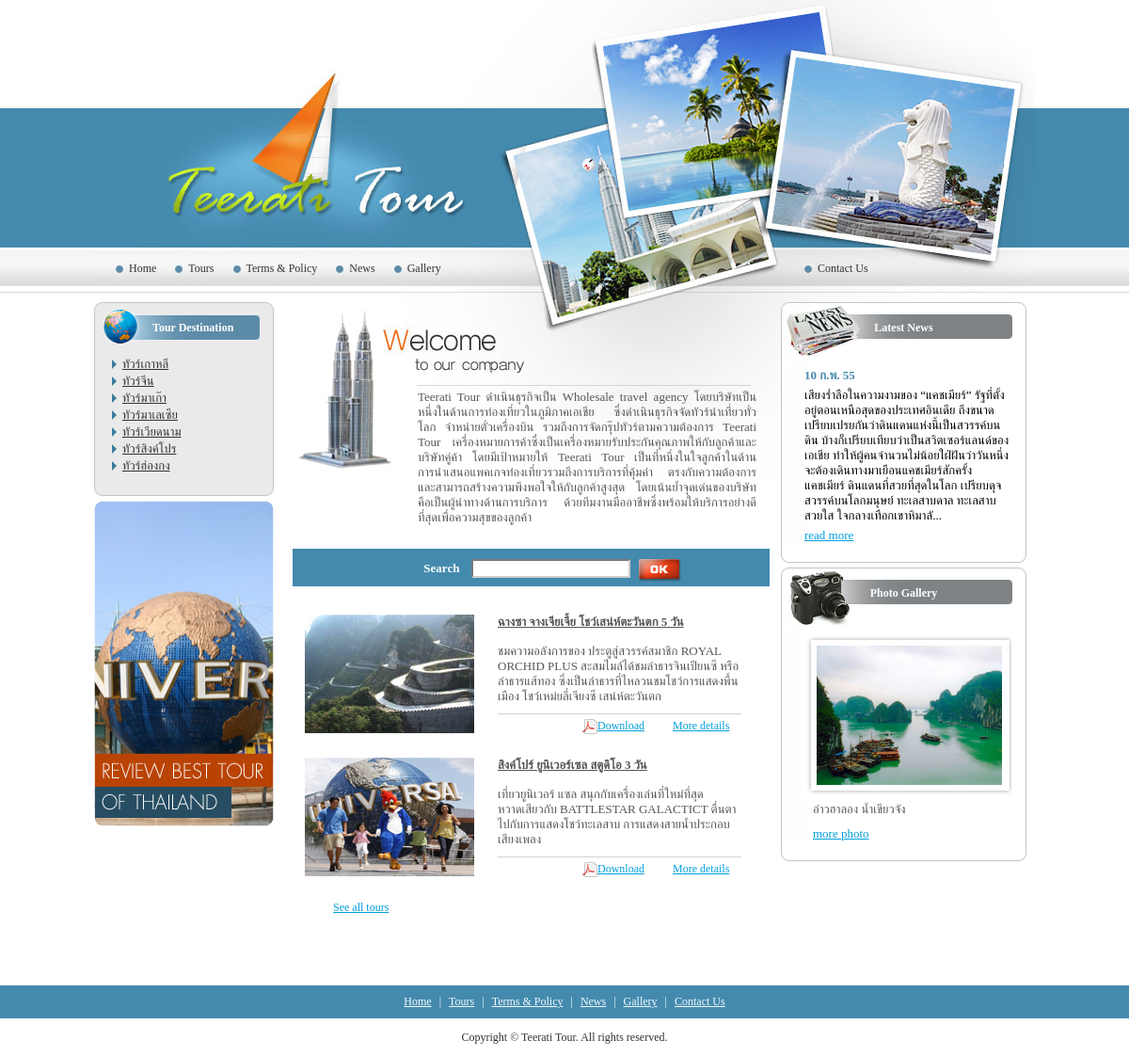
The page / on the database its author committed.
### tables this page shows
CREATE TABLE IF NOT EXISTS `t_tour_destination` (
  `des_id` int(10) unsigned NOT NULL auto_increment,
  `des_name` varchar(250) NOT NULL,
  `active_status` enum('yes','no') NOT NULL,
  `admin_id` int(5) unsigned NOT NULL,
  `update_dtm` timestamp NOT NULL default CURRENT_TIMESTAMP on update CURRENT_TIMESTAMP,
  `enter_dtm` timestamp NOT NULL default '0000-00-00 00:00:00',
  PRIMARY KEY  (`des_id`)
);

CREATE TABLE IF NOT EXISTS `t_tours` (
  `tour_id` int(10) unsigned NOT NULL auto_increment,
  `des_id` int(10) unsigned NOT NULL,
  `admin_id` int(5) unsigned NOT NULL,
  `title` varchar(255) NOT NULL,
  `detail` text NOT NULL,
  `banner` varchar(255) NOT NULL,
  `doc` varchar(255) NOT NULL,
  `num_date` int(3) unsigned NOT NULL,
  `active_status` enum('yes','no') NOT NULL,
  `create_dtm` timestamp NOT NULL default CURRENT_TIMESTAMP on update CURRENT_TIMESTAMP,
  PRIMARY KEY  (`tour_id`),
  KEY `des_id` (`des_id`)
);

CREATE TABLE IF NOT EXISTS `t_news` (
  `news_id` int(10) unsigned NOT NULL auto_increment,
  `admin_id` int(5) unsigned NOT NULL,
  `title` varchar(255) NOT NULL,
  `detail` text NOT NULL,
  `banner` varchar(255) NOT NULL,
  `update_dtm` timestamp NOT NULL default CURRENT_TIMESTAMP on update CURRENT_TIMESTAMP,
  `enter_dtm` timestamp NOT NULL default '0000-00-00 00:00:00',
  PRIMARY KEY  (`news_id`)
);

CREATE TABLE IF NOT EXISTS `t_gallery` (
  `gall_id` int(10) unsigned NOT NULL auto_increment,
  `admin_id` int(5) unsigned NOT NULL,
  `thumb` varchar(255) NOT NULL,
  `photo` varchar(255) NOT NULL,
  `alt` varchar(255) NOT NULL,
  `enter_dtm` timestamp NOT NULL default CURRENT_TIMESTAMP on update CURRENT_TIMESTAMP,
  PRIMARY KEY  (`gall_id`)
);

### index.php (called while the page is built, shortened)
<?php
require_once("controller/controller.php");
require_once("views/header.php");
require_once($vfile);
require_once("views/footer.php");
?>

### models/homeleft.php (called while the page is built)
<?php
$sql = "SELECT des_id, des_name \n";
$sql .= "FROM t_tour_destination \n";
$sql .= "WHERE active_status = 'yes' \n";
$sql .= "ORDER BY des_name \n";
$des_rs = mysql_query($sql) or die("<pre>$sql</pre>".mysql_error());
?>

### models/home.php (called while the page is built, shortened)
<?php
require_once("models/homeleft.php");
$sql = "SELECT * FROM t_tours \n";
$sql .= "WHERE tour_id >= (SELECT FLOOR( MAX(tour_id) * RAND()) FROM t_tours ) \n";
$sql .= "AND active_status = 'yes' \n";
$sql .= "ORDER BY tour_id LIMIT 0,4 \n";
$tours_rs = mysql_query($sql) or die("<pre>$sql</pre>".mysql_error());
require_once("models/homeright.php");
?>

### controller/controller.php (called while the page is built, shortened)
<?php
if($m){
	$mfile = "models/".$m.".php";
	if(file_exists($mfile)){
		require_once($mfile);
	}else{
		$mfile = "models/home.php";
		require_once($mfile);
	}
}else{
	$mfile = "models/home.php";
	require_once($mfile);
}
?>

### models/homeright.php (called while the page is built)
<?php
$sql = "SELECT * FROM t_news ORDER BY enter_dtm DESC LIMIT 0,1";
$news_rs = mysql_query($sql) or die("<pre>$sql</pre>".mysql_error());
$news = mysql_fetch_assoc($news_rs);
$sql = "SELECT * FROM t_gallery ORDER BY enter_dtm DESC LIMIT 0,1";
$gall_rs = mysql_query($sql) or die("<pre>$sql</pre>".mysql_error());
$gall = mysql_fetch_assoc($gall_rs);
?>

### views/homeleft.php (the view)
<div id="left">
  <div id="left_navigation">
        <img src="images/gtop.gif" alt="" width="191" height="8" />
          <div class="title1">Tour Destination</div>
          <ul class="contries">
<?php
while($des=mysql_fetch_assoc($des_rs)){
?>
			<li><a href="?m=tours&v=tours&des_id=<?=$des[des_id]?>"><?=$des[des_name]?></a></li>
<?php
}
?>
          </ul>
        <img src="images/gbot.gif" alt="" width="191" height="8" />
  </div>
  <div class="spacer5px"></div>
  <img src="images/banner.jpg" alt="" width="191" height="346" />
</div>

### views/header.php (shortened to what this page needs)
<!DOCTYPE html PUBLIC "-//W3C//DTD XHTML 1.0 Transitional//EN" "http://www.w3.org/TR/xhtml1/DTD/xhtml1-transitional.dtd">
<html xmlns="http://www.w3.org/1999/xhtml">
<head>
<link href="css/style.css" rel="stylesheet" type="text/css" />
</head>
<body>
<div id="admin_header">
  <ul id="menu">
    <li><a href="?m=home&v=home">Home</a></li>
    <li><a href="?m=tours&v=tours">Tours</a></li>
    <li><a href="?m=terms&v=terms">Terms & Policy</a></li>
    <li><a href="?m=news&v=news">News</a></li>
    <li><a href="?m=gallery&v=gallery">Gallery</a></li>
  </ul>
  <ul id="forum">
    <li><a href="?m=contact&v=contact">Contact Us</a></li>
  </ul>
</div>

### views/home.php
<div id="wrapper">
<?php
require_once("views/homeleft.php");
?>
<div id="central">
  <div class="welcome">
    <p>Teerati Tour ดำเนินธุรกิจเป็น Wholesale travel agency โดยบริษัทเป็นหนึ่งในด้านการท่องเที่ยวในภูมิภาคเอเชีย ซึ่งดำเนินธุรกิจจัดทัวร์นำเที่ยวทั่วโลก จำหน่ายตั๋วเครื่องบิน รวมถึงการจัดกรุ๊ปทัวร์ตามความต้องการ Teerati Tour เครื่องหมายการค้าซึ่งเป็นเครื่องหมายรับประกันคุณภาพให้กับลูกค้าและบริษัทคู่ค้า โดยมีเป้าหมายให้ Teerati Tour เป็นที่หนึ่งในใจลูกค้าในด้านการนำเสนอแพคเกจท่องเที่ยวรวมถึงการบริการที่คุ้มค่า ตรงกับความต้องการและสามารถสร้างความพึงพอใจให้กับลูกค้าสูงสุด โดยเน้นย้ำจุดเด่นของบริษัทคือเป็นผู้นำทางด้านการบริการ ด้วยทีมงานมืออาชีพซึ่งพร้อมให้บริการอย่างดีที่สุดเพื่อความสุขของลูกค้า </p>
  </div>
  <div class="search">
    <form name="tourssch" id="tourssch" action="?m=tours&v=tours" method="post">
      <span>Search</span>
      <input name="title" type="text" id="title" value="<?=$title?>" /><img id="ok" src="images/button.jpg" alt="" width="45" height="24" onClick="tourssch.submit();" />
    </form>
  </div>
<?php
while($row=mysql_fetch_assoc($tours_rs)){
?>
  <div class="block"> <a href="?m=program&v=program&tour_id=<?=$row[tour_id]?>"><img src="banners/<?=$row[banner]?>" alt="" width="180" height="126" /></a>
      <div>
        <h4><?=$row[title]?></h4>
        <p><?=nl2br($row[detail])?></p>
        <span class="price">&nbsp;</span><a href="docs/<?=$row[doc]?>" class="more" target="_blank"><img src="images/page_white_acrobat.png" /> Download</a> <a href="?m=program&v=program&tour_id=<?=$row[tour_id]?>" class="more">More details</a> </div>
  </div>
<?php
}
?>
  <div class="block"><a href="?m=tours&v=tours" class="more">See all tours</a></div>
</div>
<?php
require_once("views/homeright.php");
?>
</div>

### views/homeright.php
<div id="right">
  <div class="right_block">
    <p class="title2">Latest News</p>
    <div class="item"> <span><?php
		$arrmonth = array ("", "ม.ก.", "ก.พ.", "มี.ค.", "เม.ย.", "พ.ค.", "มิ.ย.", "ก.ค.", "ส.ค.", "ก.ย.", "ต.ค.", "พ.ย.", "ธ.ค." );
          list($y,$m,$d) = explode("-",substr($news[enter_dtm],0,10));
		  echo intval($d)." ".$arrmonth[intval($m)]." ".substr(($y+543),2,2);
		  ?></span>
        <p><?php
            if(iconv_strlen($news[detail],"UTF-8") > 360){
				echo iconv_substr($news[detail],0,360,"UTF-8")."...";
			}else{
				echo $news[detail];
			}
			?></p>
      <a href="?m=news&v=news">read more</a> </div>
    <img src="images/right_bot.gif" alt="" width="261" height="21" /><br />
  </div>
  <div class="right_block">
    <p class="title3">Photo Gallery </p>
    <div class="item">
      <div class="photo"><img src="images/galleriffic-gallery/<?=$gall[photo]?>" width="197" height="148" /></div>
      <p class="name"><?=$gall[alt]?></p>
      <a href="?m=gallery&v=gallery" class="details">more photo</a> </div>
    <img src="images/right_bot.gif" alt="" width="261" height="21" /><br />
  </div>
</div>

### views/footer.php
<div id="footer">
  <div>
 <a href="?m=home&v=home">Home</a> | <a href="?m=tours&v=tours">Tours</a> | <a href="?m=terms&v=terms">Terms & Policy</a> | <a href="?m=news&v=news">News</a> | <a href="?m=gallery&v=gallery">Gallery</a> | <a href="?m=contact&v=contact">Contact Us</a>
  </div>
  <p id="copy">Copyright &copy; Teerati Tour. All rights reserved.</p>
</div>
</body>
</html>

### rows shown on the page
t_tour_destination: des_name "ทัวร์เกาหลี"
t_tour_destination: des_name "ทัวร์จีน"
t_tour_destination: des_name "ทัวร์มาเก๊า"
t_tour_destination: des_name "ทัวร์มาเลเซีย"
t_tour_destination: des_name "ทัวร์เวียดนาม"
t_tour_destination: des_name "ทัวร์สิงค์โปร"
t_tour_destination: des_name "ทัวร์ฮ่องกง"
t_tours: banner (picture), title "ฉางซา จางเจียเจี้ย โชว์เสน่ห์ตะวันตก 5 วัน", detail "ชมความอลังการของ ประตูสู่สวรรค์สมาชิก ROYAL ORCHID PLUS สะสมไมล์ได้ชมลำธารจินเปียนซี หรือ ลำธารแส้ทอง ซึ่งเป็นลำธารที่ไหลวนชมโชว์การแสดงพื้นเมือง โชว์เหม่ยลี่เจียงซี เสน่ห์ตะวันตก"
t_tours: banner (picture), title "สิงค์โปร์ ยูนิเวอร์เซล สตูดิโอ 3 วัน", detail "เที่ยวยูนิเวอร์ แซล สนุกกับเครื่องเล่นที่ใหม่ที่สุด หวาดเสียวกับ BATTLESTAR GALACTICT ตื่นตาไปกับการแสดงโชว์ทะเลสาบ การแสดงสายน้ำประกอบเสียงเพลง"
t_news: detail "เสียงร่ำลือในความงามของ “แคชเมียร์” รัฐที่ตั้งอยู่ตอนเหนือสุดของประเทศอินเดีย ถึงขนาดเปรียบเปรยกันว่าดินแดนแห่งนี้เป็นสวรรค์บนดิน บ้างก็เปรียบเทียบว่าเป็นสวิตเซอร์แลนด์ของเอเชีย ทำให้ผู้คนจำนวนไม่น้อยใฝ่ฝันว่าวันหนึ่งจะต้องเดินทางมาเยือนแคชเมียร์สักครั้ง แคชเมียร์ ดินแดนที่สวยที่สุดในโลก เปรียบดุจสวรรค์บนโลกมนุษย์ ทะเลสาบดาล ทะเลสาบสวยใส ใจกลางเทือกเขาหิมาลั"
t_gallery: photo (picture), alt "อ่าวฮาลอง น้ำเขียวจัง"

### other values the page prints
$d "10"
$arrmonth[intval($m)] "ก.พ."
substr(($y+543),2,2) "55"
